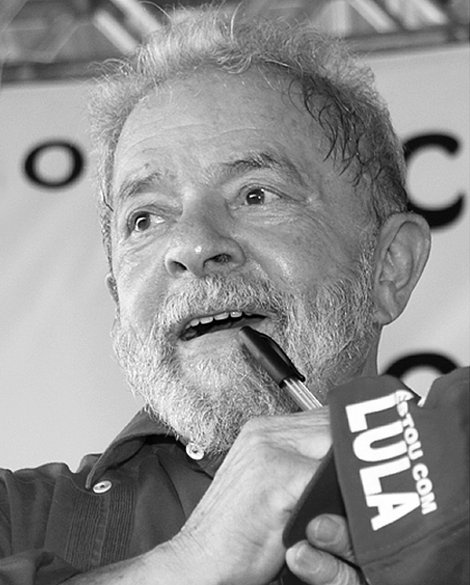
#> input picture Tarefa 7/lula.jpg, 470 x 585 px
$ python notch.py
#> lines starting #> are read from the running program, lines starting #| are printed output that depends on the picture
import numpy, math
from PIL import Image

I = Image.open('lula.jpg')
#> I is the input picture: PIL image 470x585 L; min 0, max 255, mean 146.1
I = I.convert('L')

def notch(img, x, y, r):
#> called with img = array of shape (585, 470), x = 863, y = 538, r = 50
	for i in range(-r, r+1):
		for j in range(-r, r+1):
			u = x+i
			v = y+j
			Duv = math.sqrt(i*i+j*j)
			D0 = 30.0
			#ordem do filtro
			n = 2
			Huv = 1.0/(1+((D0/(Duv+0.001))**(2*n)))
			if u < 0 or v < 0:
				continue
			if u >= I.size[0] or v >= I.size[1]:
				continue
			img[v][u] = Huv*img[v][u]

a = numpy.asarray(I)
A = numpy.fft.fft2(a)
A = numpy.fft.fftshift(A)

#apagando duas regioes retangulares
notch(A, 863, 538, 50)
notch(A, 737, 663, 50)

notch(A, 137, 663, 50)
notch(A, 63, 537, 50)
notch(A, 264, 537, 50)
notch(A, 1337, 663, 50)
notch(A, 1463, 537, 50)
notch(A, 1538, 663, 50)
notch(A, 737, 1113, 50)
notch(A, 722, 1161, 50)
notch(A, 863, 1138, 50)

notch(A, 720, 711, 50)
notch(A, 877, 490, 50)

Image.fromarray(abs(A)/800).show()

#lembre-se de descentralizar antes de aplicar a inversa
A = numpy.fft.fftshift(A)

output = Image.fromarray(numpy.fft.ifft2(A).astype(numpy.uint8))
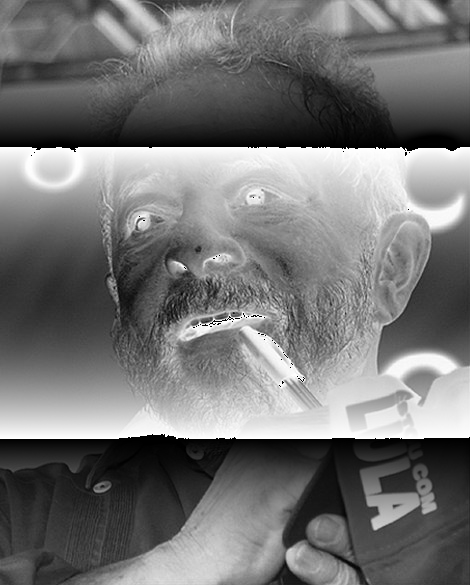
#> output: PIL image 470x585 L; min 0, max 255, mean 116.8
output.show()

$ run again, with Tarefa 7/apple.jpg copied over Tarefa 7/lula.jpg
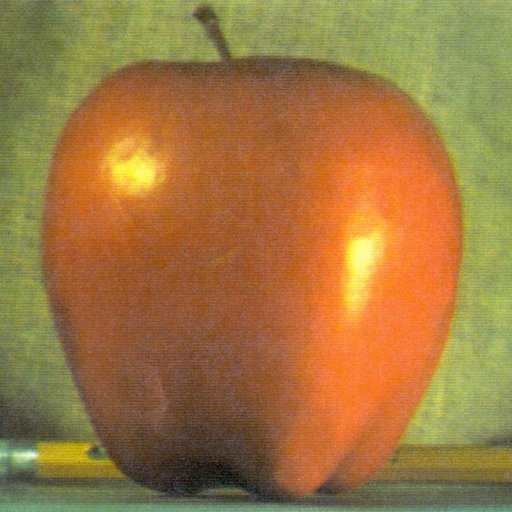
#> input picture Tarefa 7/apple.jpg, 512 x 512 px
#> I is the input picture: PIL image 512x512 RGB; mean R, G, B 159.1, 119.7, 64.8
#> `I = I.convert('L')`:
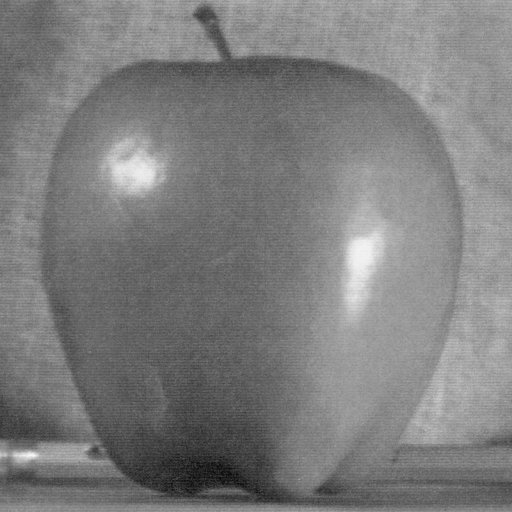
#> I: PIL image 512x512 L; min 7, max 248, mean 125.2

$ run again, with Tarefa 7/baboon.jpg copied over Tarefa 7/lula.jpg
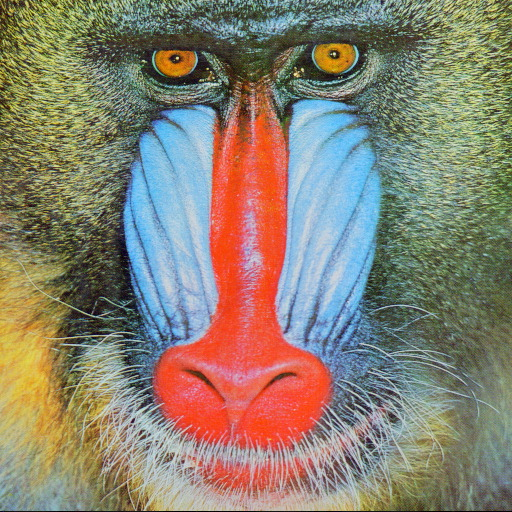
#> input picture Tarefa 7/baboon.jpg, 512 x 512 px
#> I is the input picture: PIL image 512x512 RGB; mean R, G, B 137.1, 129.1, 112.9
#> `I = I.convert('L')`:
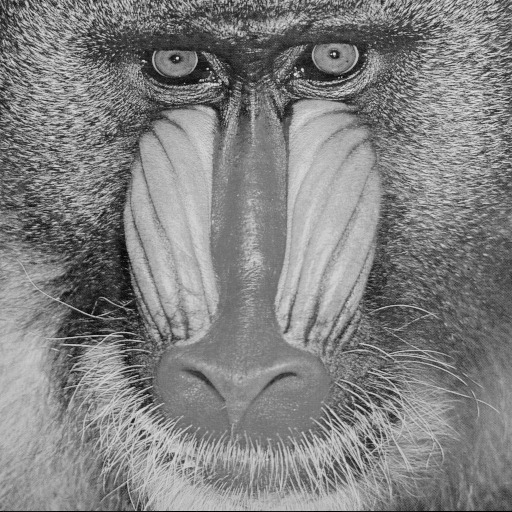
#> I: PIL image 512x512 L; min 0, max 234, mean 129.7

$ run again, with Tarefa 7/bolsonaro.jpg copied over Tarefa 7/lula.jpg
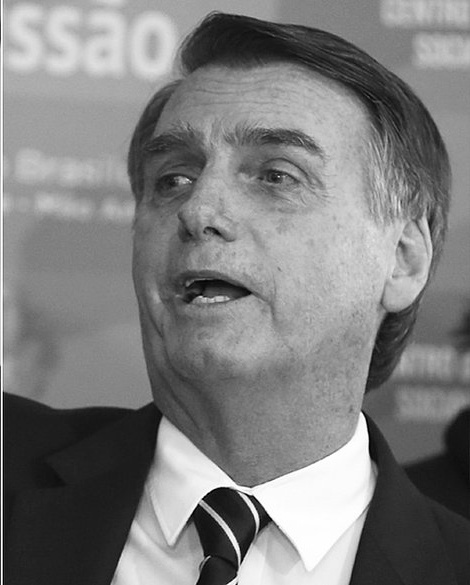
#> input picture Tarefa 7/bolsonaro.jpg, 470 x 585 px
#> I is the input picture: PIL image 470x585 L; min 0, max 255, mean 126.2
#> `output = Image.fromarray(numpy.fft.ifft2(A).astype(numpy.uint8))`:
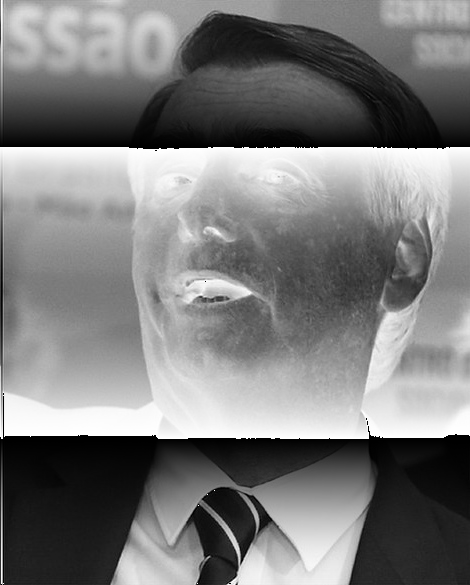
#> output: PIL image 470x585 L; min 0, max 255, mean 123.7
